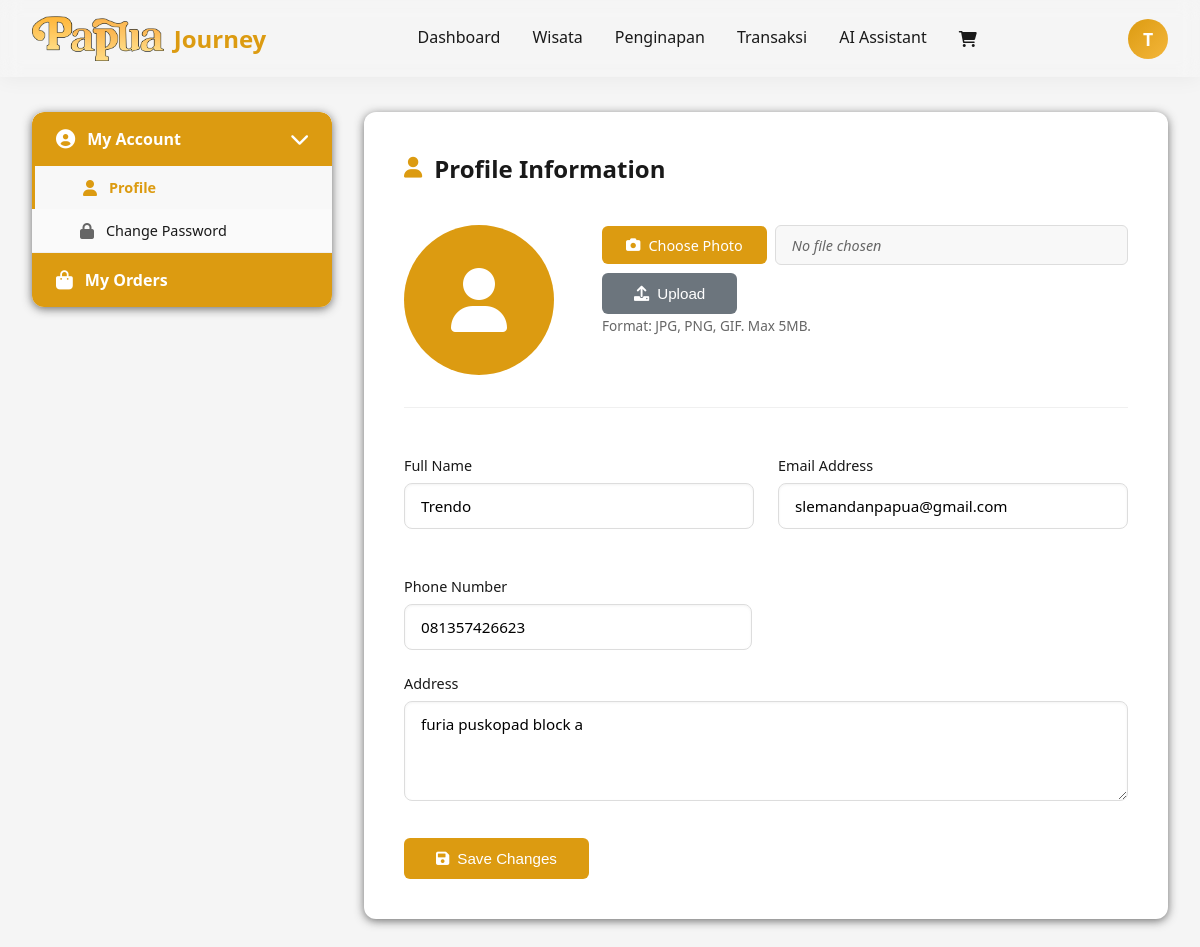
/users/account/my_account.php (signed in), run on an earlier commit of the app's database.
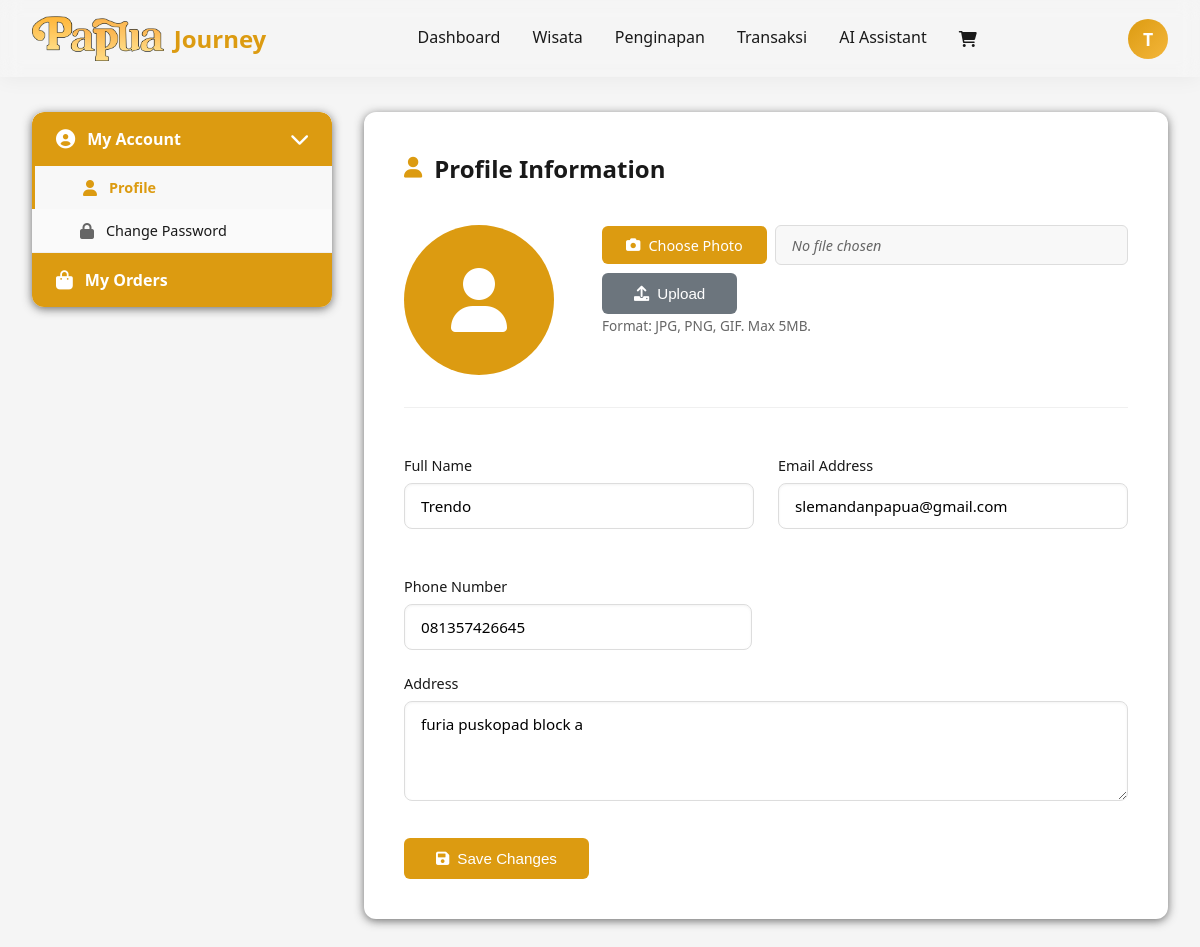
And on a later commit of the database.
### tables this page shows
CREATE TABLE `users` (
  `id` int(11) NOT NULL,
  `email` varchar(100) NOT NULL,
  `password` varchar(255) NOT NULL,
  `full_name` varchar(100) NOT NULL,
  `phone` varchar(20) DEFAULT NULL,
  `address` text DEFAULT NULL,
  `profile_image` varchar(255) DEFAULT 'default-user.jpg',
  `created_at` timestamp NOT NULL DEFAULT current_timestamp(),
  `updated_at` timestamp NOT NULL DEFAULT current_timestamp() ON UPDATE current_timestamp()
);

### users/account/my_account.php (the view, shortened to what the changed rows need)
<?php
$active_section = isset($_GET['section']) ? $_GET['section'] : 'profile';
?>
<!DOCTYPE html>
<html lang="id">
<head>
    <link rel="stylesheet" href="my_account.css">
    <link href="https://cdnjs.cloudflare.com/ajax/libs/font-awesome/6.0.0/css/all.min.css" rel="stylesheet">
</head>
<body>
    <?php include '../components/navbar.php'; ?>
    <div class="container">
        <div class="account-wrapper">
            <div class="content-area">
                <?php if ($active_section == 'profile'): ?>
                <div class="content-card">
                    <h2 class="section-title">
                        <i class="fas fa-user"></i> Profile Information
                    </h2>
                    <div class="profile-image-section">
                        <div class="current-image">
                            <?php if ($user_data['profile_image'] && file_exists('../../uploads/profile_images/' . $user_data['profile_image'])): ?>
                                <img src="../../uploads/profile_images/<?php echo htmlspecialchars($user_data['profile_image']); ?>" alt="Profile">
                            <?php else: ?>
                                <div class="default-avatar">
                                    <i class="fas fa-user"></i>
                                </div>
                            <?php endif; ?>
                        </div>
                        <div class="image-upload-form">
                            <form method="POST" enctype="multipart/form-data">
                                <div class="upload-wrapper">
                                    <label for="profile_photo" class="file-label">
                                        <i class="fas fa-camera"></i> Choose Photo
                                    </label>
                                    <span class="file-name">No file chosen</span>
                                </div>
                                <button type="submit" name="upload_photo" class="btn btn-secondary">
                                    <i class="fas fa-upload"></i> Upload
                                </button>
                            </form>
                            <small class="form-text">Format: JPG, PNG, GIF. Max 5MB.</small>
                        </div>
                    </div>
                    <form method="POST" class="profile-form">
                        <div class="form-row">
                            <div class="form-group">
                                <label for="full_name">Full Name</label>
                                <input type="text" name="full_name" id="full_name"
                                       value="<?php echo htmlspecialchars($user_data['full_name'] ?? ''); ?>" required>
                            </div>
                            <div class="form-group">
                                <label for="email">Email Address</label>
                                <input type="email" name="email" id="email"
                                       value="<?php echo htmlspecialchars($user_data['email'] ?? ''); ?>" required>
                            </div>
                        </div>
                        <div class="form-group">
                            <label for="phone">Phone Number</label>
                            <input type="tel" name="phone" id="phone"
                                   value="<?php echo htmlspecialchars($user_data['phone'] ?? ''); ?>"
                                   placeholder="e.g., 081234567890">
                        </div>
                        <div class="form-group">
                            <label for="address">Address</label>
                            <textarea name="address" id="address" rows="3"
                                      placeholder="Enter your complete address"><?php echo htmlspecialchars($user_data['address'] ?? ''); ?></textarea>
                        </div>
                        <div class="form-actions">
                            <button type="submit" name="update_profile" class="btn btn-primary">
                                <i class="fas fa-save"></i> Save Changes
                            </button>
                        </div>
                    </form>
                </div>
                <?php endif; ?>
            </div>
        </div>
    </div>
</body>
</html>

What changed in the data, as far as the page shows it:
changed users "Trendo": phone "081357426623" → "081357426645"
